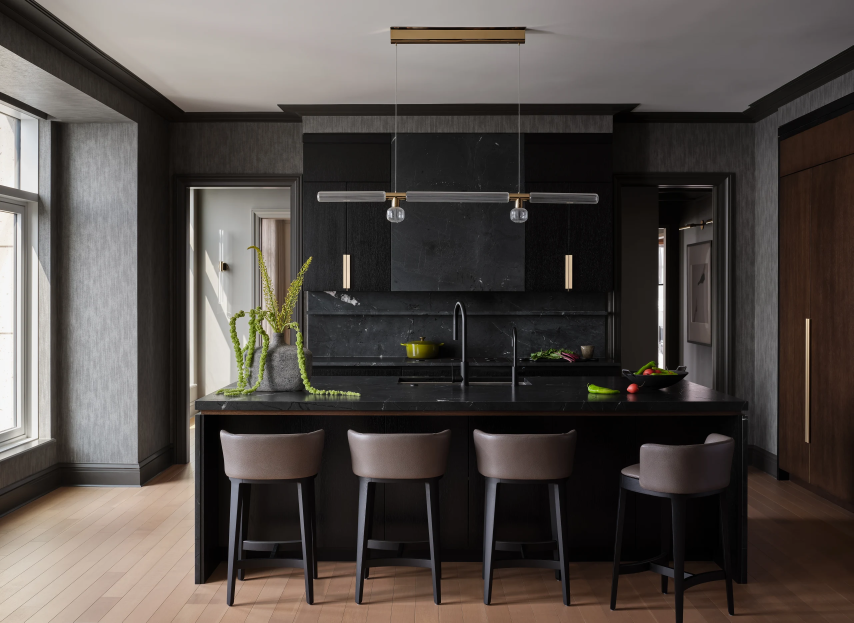
#> input picture design/assets/ph/ch/1450-01a.webp, 2560 x 1868 px, given in place of 1450-32.webp, which was not available (shown at 1/3 size)
$ python cells.py
#> lines starting #> are read from the running program, lines starting #| are printed output that depends on the picture
"""CI Turnkey — the order in which a drawing becomes its photograph (17.11.2026 17:35: «хочеться проявлення зі скетча на нашу фотографію
якесь поприкольніше, тому що просто якесь таке засвіт, не дуже воно виглядає»).
The photograph is divided into the things it is made of — a panel of the wall, a pane of the window, a fold of the curtain, a pillow, a
building of the city — by a graph segmentation of the picture itself (Felzenszwalb), and every such cell is given a moment, 0..1, written
into a grey map the size of the picture (design/assets/ln/<name>-o.png). The cover's shader reads the map and lets the photograph into the
drawing one cell at a time: the sketch is not faded into the photograph, it is filled in with it, as a drawing is coloured — and in the
order a home is made: from the ground up. The front that rises through the picture is therefore never a straight edge; it is made of the
shapes of the things themselves.
Run: python3 tools/site/cells.py"""
import os
import numpy as np
from PIL import Image
from scipy import ndimage as ndi
from skimage.segmentation import felzenszwalb
PH = 'design/assets/ph'; LN = 'design/assets/ln'
WANT = {'ch/1450-32': dict(w=1280, scale=260, sigma=1.1, min_size=160, seed=7, jit=.16)}
def cells(name, w, scale, sigma, min_size, seed, jit):
#> called with name = 'ch/1450-32', w = 1280, scale = 260, sigma = 1.1, min_size = 160, seed = 7, jit = 0.16
    im = Image.open(os.path.join(PH, name + '.webp')).convert('RGB')
#> im is the input picture: PIL image 2560x1868 RGB; mean R, G, B 81.7, 75.3, 71.1
    h = int(round(im.size[1] * w / im.size[0])); a = np.asarray(im.resize((w, h), Image.LANCZOS)).astype(float) / 255
#> after `h = int(round(im.size[1] * w / im.size[0]))`: h = 934
    lab = felzenszwalb(a, scale=scale, sigma=sigma, min_size=min_size)
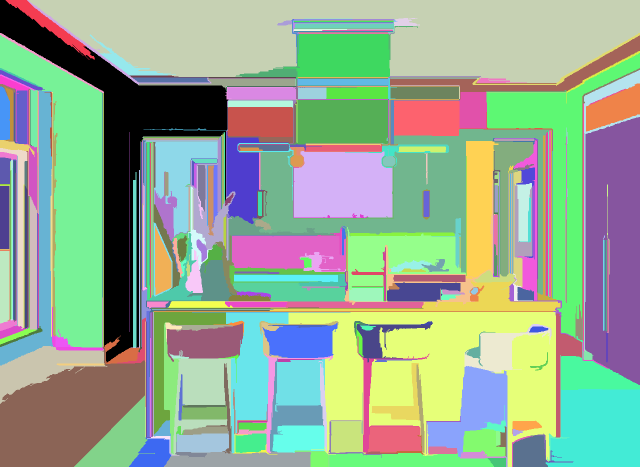
#> lab: shape (934, 1280) int64 (shown at 1/2 size); 458 distinct labels, from 0 to 457; one colour per label, 0 black
    lab = ndi.median_filter(lab, size=3)                                   # the cells' edges, without their fringe
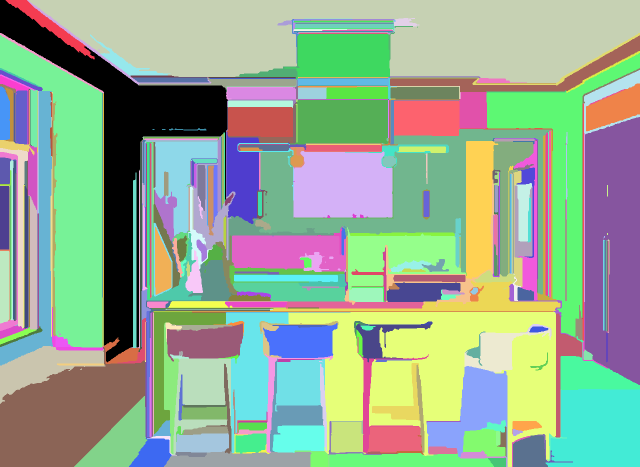
#> lab: shape (934, 1280) int64 (shown at 1/2 size); 443 distinct labels, from 0 to 457; one colour per label, 0 black
    ids = np.unique(lab); n = len(ids)
#> after `ids = np.unique(lab)`: ids = 443 values from 0 to 457
#> after `n = len(ids)`: n = 443
    yy = np.tile(np.arange(h)[:, None], (1, w)) / (h - 1.0)
    cy = ndi.mean(yy, lab, ids)                                            # where each thing stands, top 0 … foot 1
#> cy = 443 values, max 0.99 at index 442, min 0.0402 at index 5, mean 0.511
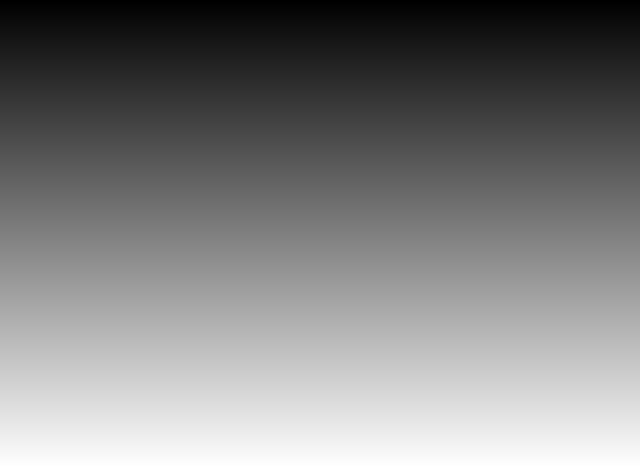
#> yy: shape (934, 1280) float64 (shown at 1/2 size); min 0, max 1, mean 0.5
    rnd = np.random.RandomState(seed).rand(n)
#> rnd = 443 values, max 0.999 at index 303, min 0.00143 at index 55, mean 0.505
    tc = (1 - cy) + jit * (rnd - .5)                                       # from the ground up, never quite a rule
#> tc = 443 values, max 1.03 at index 4, min -0.0391 at index 426, mean 0.49
    tc = (tc - tc.min()) / max(1e-6, tc.max() - tc.min())
#> tc = 443 values, max 1 at index 4, min 0 at index 426, mean 0.495
    tm = np.zeros(int(ids.max()) + 1); tm[ids] = tc
#> after `tm = np.zeros(int(ids.max()) + 1)`: tm = 458 values from 0 to 0
    out = np.round(tm[lab] * 255).astype('uint8')                          # one flat value to a thing; the shader adds each point's own height,
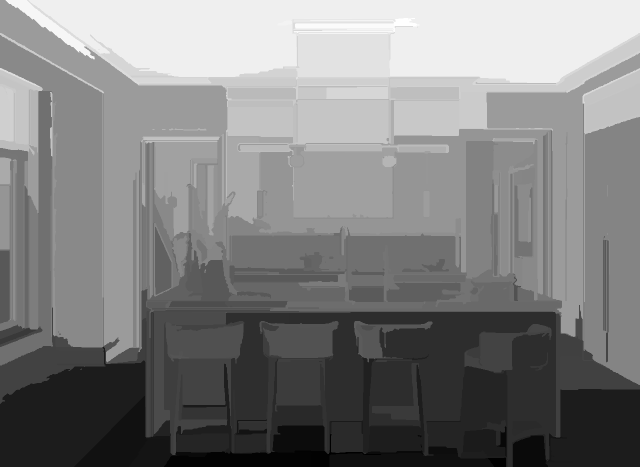
#> out: shape (934, 1280) (shown at 1/2 size); min 0, max 255, mean 127.8
                                                                           # so a large thing is not switched on, it rises too (and without 8-bit steps)
    o = os.path.join(LN, name.split('/')[-1] + '-o.png'); Image.fromarray(out).save(o, optimize=True)
    return n, (w, h), os.path.getsize(o) // 1024, 'kB'
if __name__ == '__main__':
    for k, o in WANT.items(): print(k, cells(k, **o))

$ run again, on design/assets/ph/of/lounge_w.webp
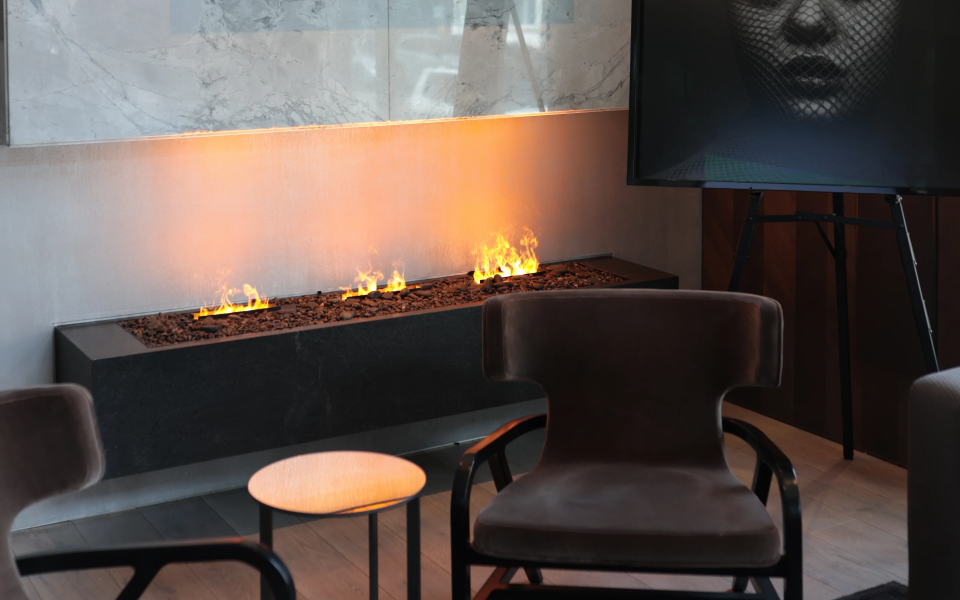
#> input picture design/assets/ph/of/lounge_w.webp, 2880 x 1800 px, given in place of 1450-32.webp, which was not available (shown at 1/3 size)
#> in cells, im is the input picture: PIL image 2880x1800 RGB; mean R, G, B 94.4, 82.4, 76.9
#> in cells, `lab = felzenszwalb(a, scale=scale, sigma=sigma, min_size=min_size)`:
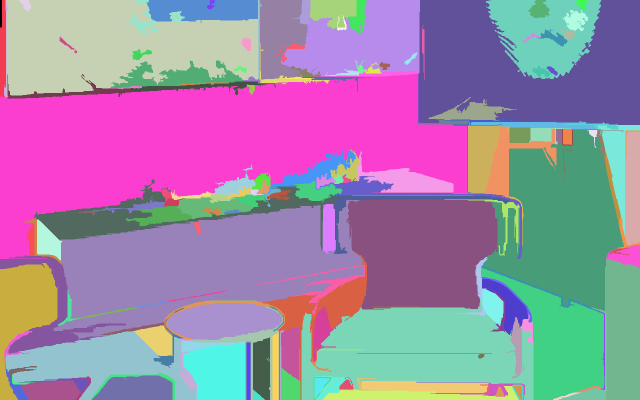
#> lab: shape (800, 1280) int64 (shown at 1/2 size); 182 distinct labels, from 0 to 181; one colour per label, 0 black
#> ids = 180 values from 0 to 181
#> n = 180
#> cy = 180 values, max 0.992 at index 178, min 0.0101 at index 17, mean 0.538
#> rnd = 180 values, max 0.993 at index 158, min 0.00143 at index 55, mean 0.493
#> in cells, `tc = (1 - cy) + jit * (rnd - .5)`: tc = 180 values, max 1.07 at index 4, min -0.0537 at index 173, mean 0.461
#> in cells, `tc = (tc - tc.min()) / max(1e-6, tc.max() - tc.min())`: tc = 180 values, max 1 at index 4, min 0 at index 173, mean 0.46
#> in cells, `out = np.round(tm[lab] * 255).astype('uint8')                         ..`:
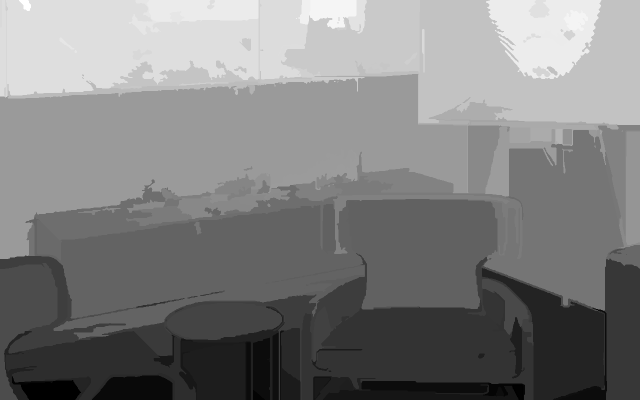
#> out: shape (800, 1280) (shown at 1/2 size); min 0, max 255, mean 127.1

$ run again, on design/assets/ph/rtb/1430-01a.webp
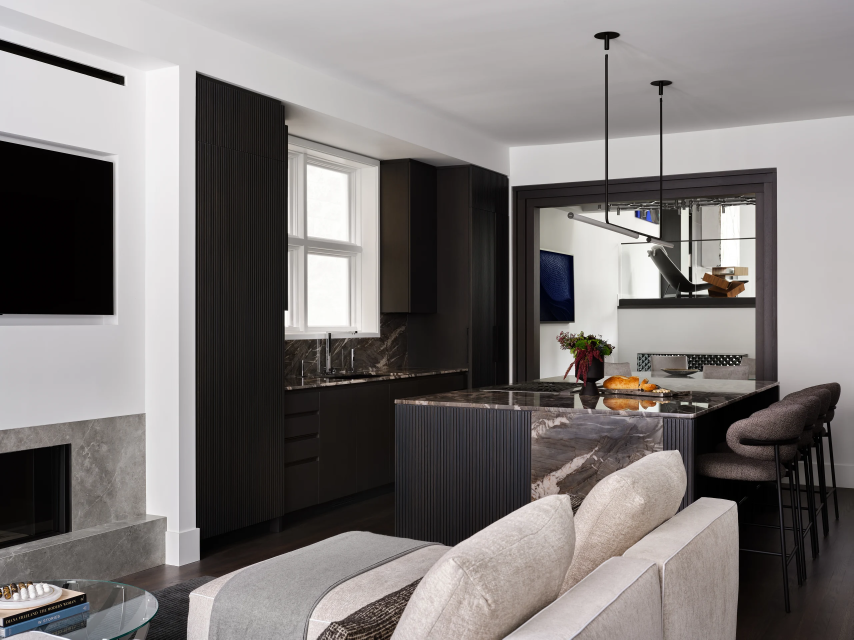
#> input picture design/assets/ph/rtb/1430-01a.webp, 2560 x 1919 px, given in place of 1450-32.webp, which was not available (shown at 1/3 size)
#> in cells, im is the input picture: PIL image 2560x1919 RGB; mean R, G, B 125, 120.5, 119.2
#> in cells, `lab = ndi.median_filter(lab, size=3)                                  ..`:
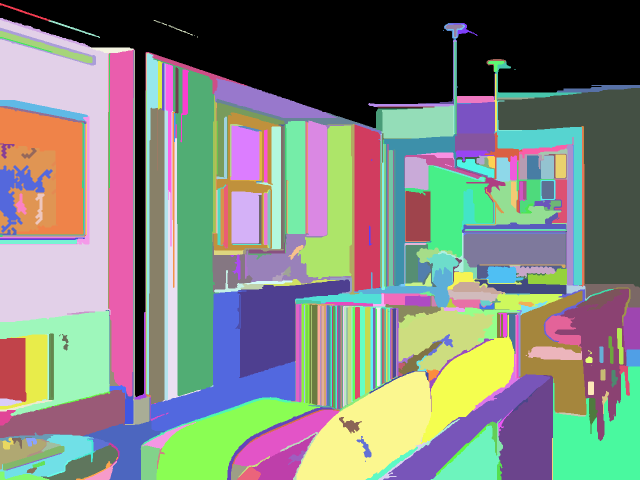
#> lab: shape (960, 1280) int64 (shown at 1/2 size); 432 distinct labels, from 0 to 435; one colour per label, 0 black
#> ids = 432 values from 0 to 435
#> n = 432
#> cy = 432 values, max 0.995 at index 431, min 0.0248 at index 1, mean 0.566
#> rnd = 432 values, max 0.999 at index 303, min 0.00143 at index 55, mean 0.506
#> in cells, `tc = (1 - cy) + jit * (rnd - .5)`: tc = 432 values, max 1.02 at index 1, min -0.0523 at index 426, mean 0.435
#> in cells, `tc = (tc - tc.min()) / max(1e-6, tc.max() - tc.min())`: tc = 432 values, max 1 at index 1, min 0 at index 426, mean 0.454
#> in cells, `out = np.round(tm[lab] * 255).astype('uint8')                         ..`:
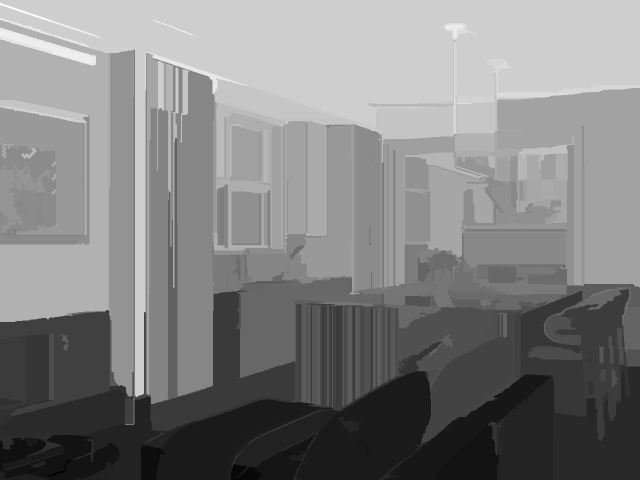
#> out: shape (960, 1280) (shown at 1/2 size); min 0, max 255, mean 128.7
